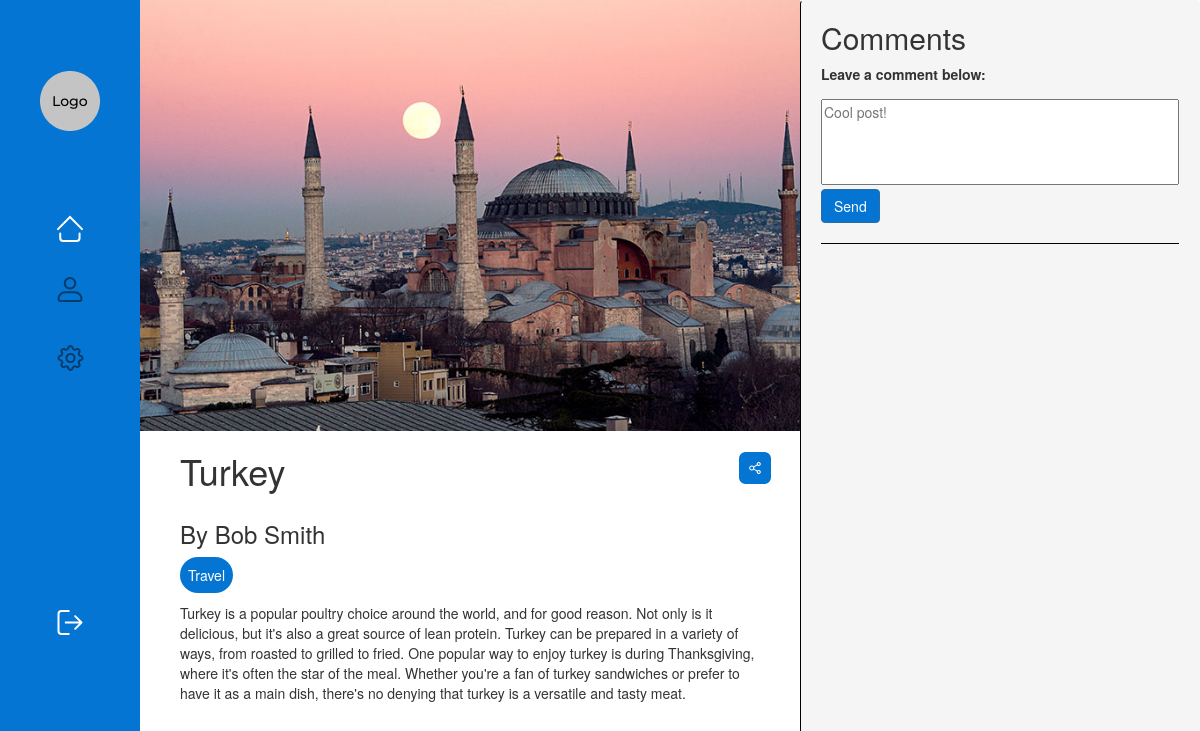
Screenshot of /php/viewblog.php?id=1 with the database file from the repository.
### tables this page shows
CREATE TABLE posts (
  id INT AUTO_INCREMENT PRIMARY KEY,
  title VARCHAR(255) NOT NULL,
  author_id INT NOT NULL,
  picture VARCHAR(255),
  tags VARCHAR(255),
  post_text TEXT NOT NULL,
  created_at TIMESTAMP DEFAULT CURRENT_TIMESTAMP,
  FOREIGN KEY (author_id) REFERENCES users(userId)
);

CREATE TABLE users (
    userId int NOT NULL AUTO_INCREMENT,
    email varchar(255) NOT NULL,
    name varchar(255) NOT NULL,
    password varchar(255) NOT NULL,
    gender varchar(255),
    joined_at TIMESTAMP DEFAULT CURRENT_TIMESTAMP NOT NULL,
    PRIMARY KEY (userId)
);

### php/viewblog.php (the view, shortened to what this page needs)
<!DOCTYPE html>
<head>
    <link rel="stylesheet" href="https://maxcdn.bootstrapcdn.com/bootstrap/3.4.1/css/bootstrap.min.css">
    <link rel="stylesheet" href="../css/viewblog.css">
</head>
<body>
    <div class="navbar navbar-fixed-left">
        <a href="index_logged.php"><img src="../assets/icons/logo.png" id="logo" alt=""></a>
        <a href="index_logged.php"><img src="../assets/icons/home.svg" id="home" alt=""></a>
        <a href="dashboard.php"><img src="../assets/icons/profile.svg" class="icon" alt=""></a>
        <a href="settings.php"><img src="../assets/icons/settings.png" class="icon" alt=""></a>
        <a href="logout.php"><img src="../assets/icons/logout.svg" id="logout" alt=""></a>
    </div>
    <?php
        if ($_SERVER["REQUEST_METHOD"] == "GET") {
            if (isset($_GET["id"])) {
                $post_id = $_GET["id"];
                include "server/db_connection.php";
                if ($error != null) {
                    $output = "<p>Unable to connect to database!</p>";
                    exit($output);
                } else {
                    $sql = "SELECT posts.title, posts.picture, posts.tags, users.name AS author_name, posts.post_text
                            FROM posts
                            JOIN users ON posts.author_id = users.userId
                            WHERE posts.id = $post_id;";
                    $result = mysqli_query($connection, $sql);
                    if ($result -> num_rows > 0) {
                        $arr = $result -> fetch_all();
                        foreach ($arr as $row) {
                            $title = $row[0];
                            $pic = $row[1];
                            $tag = $row[2];
                            $author = $row[3];
                            $text = $row[4];
                        }
                    } else {
                        echo "<p>empty set</p>";
                    }
                }
        } else {
            echo "<p>No data sent!</p>";
        }
    } else {
        echo "<p>Wrong request!</p>";
    }
    ?>
    <div>
        <img src='<?php echo $pic; ?>' id="banner" alt="">
    </div>
    <div class="blog">
        <div class="row">
            <div class="col-xs-11">
                <h1 id="title"><?php echo $title; ?></h1>
            </div>
            <div class="buttons">
                <div class="col-xs-1">
                    <img src="../assets/icons/Share.png" class="pull-left" alt="" onclick="copy()">
                </div>
            </div>
            <div class="col-xs-12">
                <h3 id="author">By <?php echo $author; ?></h3>
            </div>
            <div class="col-xs-12">
                <p class="tag"><?php echo $tag; ?></p>
            </div>
        </div>
        <div class="content">
            <p><?php echo $text; ?></p>
        </div>
    </div>
    <div class="navbar navbar-fixed-right">
        <h2>Comments</h2>
        <div class="comment-form">
            <form>
                <p><label for="comment">Leave a comment below:</label></p>
                <textarea id="comment-form" name="comment-form" rows="4" cols="45" placeholder="Cool post!" required></textarea>
                <br>
                <button type="submit" class="btn btn-primary">Send</button>
            </form>
        </div>
        <hr class="rounded">
    </div>
</body>
</html>

### css/viewblog.css (style rules this page uses)
.navbar-fixed-left { width: 140px; position: fixed; border-radius: 0; height: 100%; background-color: #0475D3; }
.navbar-fixed-right { width: 400px; position: fixed; height: 100%; background-color: whitesmoke; top: 0; right: 0; left: auto; border-left: solid black 0.5px; padding-left: 20px; padding-right: 20px; overflow-x: auto; }
.blog { margin-left: 140px; margin-right: 400px; padding-left: 40px; padding-right: 40px; }
img { display: block; margin: auto; }
#logo { margin-top: 5em; }
#home { margin-top: 6em; }
.icon { margin-top: 2.5em; }
#logout { position: relative; bottom: -230px; }
#banner { width: 100%; padding-left: 140px; padding-right: 400px; }
.buttons { padding-top: 1.5em; }
hr.rounded { border-top: 0.5px solid black; }
textarea { resize: none; }
.tag { border-radius: 20px; padding: 8px; margin-right: 4px; display: inline-block; color: white; background-color: #0475D3; }
.btn.btn-primary { background-color: #0475D3; }

### rows the page displays
posts: picture (picture), title "Turkey", author.name "Bob Smith", tags "Travel", post_text "Turkey is a popular poultry choice around the world, and for good reason. Not only is it delicious, but it's also a great source of lean protein. Turkey can be prepared in a variety of ways, from roasted to grilled to fried. One popular way to enjoy turkey is during Thanksgiving, where it's often the star of the meal. Whether you're a fan of turkey sandwiches or prefer to have it as a main dish, there's no denying that turkey is a versatile and tasty meat."
